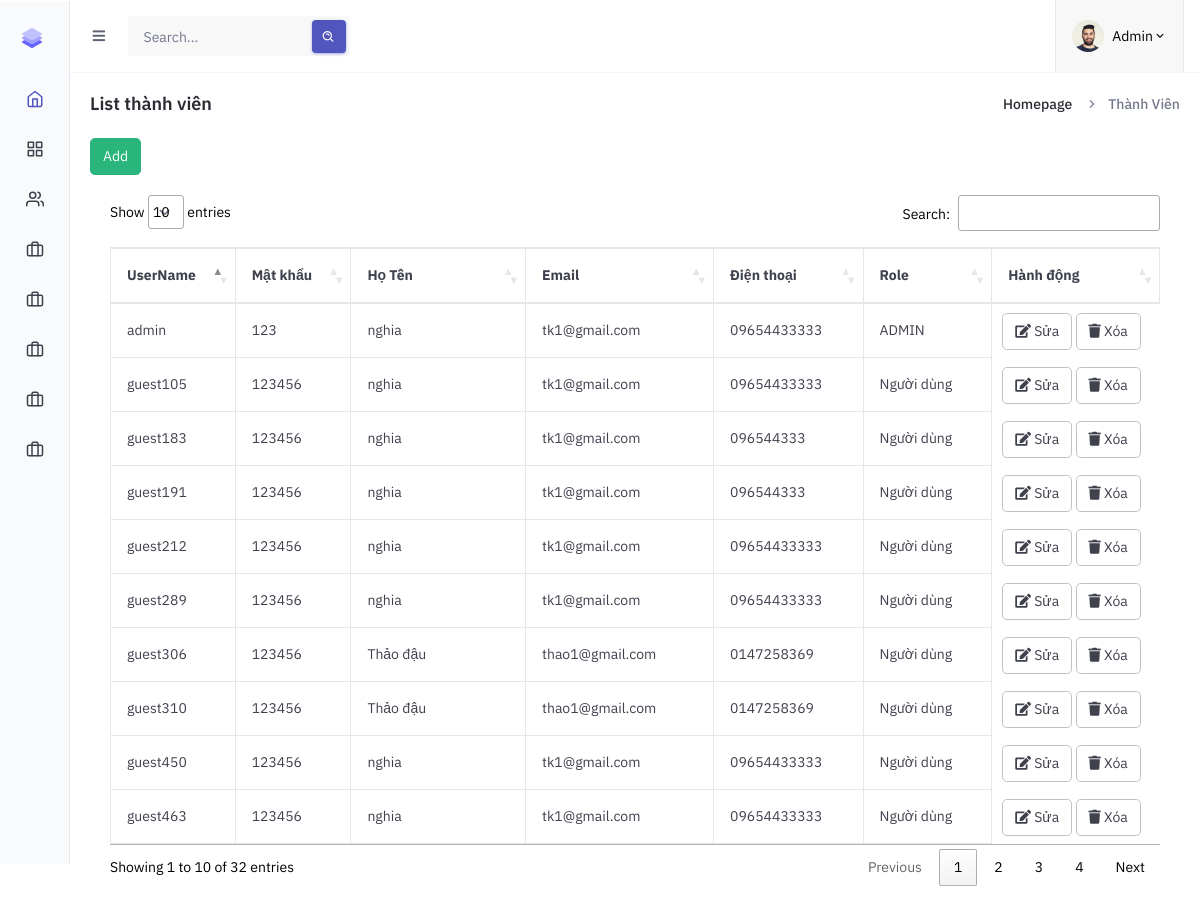
The page /admin/index.php?pg=userlist (signed in) on the database its author committed.
### tables this page shows
CREATE TABLE `user` (
  `id` int(11) NOT NULL,
  `username` varchar(50) NOT NULL,
  `password` varchar(50) NOT NULL,
  `hoten` varchar(50) DEFAULT NULL,
  `diachi` varchar(100) DEFAULT NULL,
  `email` varchar(50) NOT NULL,
  `dienthoai` varchar(20) DEFAULT NULL,
  `role` tinyint(1) NOT NULL DEFAULT 0
);

### dao/pdo.php (called while the page is built, shortened)
<?php
function pdo_get_connection(){
    $dburl = "mysql:host=localhost;dbname=duan12;charset=utf8";
    $username = 'root';
    $password = '';
    $conn = new PDO($dburl, $username, $password);
    $conn->setAttribute(PDO::ATTR_ERRMODE, PDO::ERRMODE_EXCEPTION);
    return $conn;
}
function pdo_query($sql){
    $sql_args = array_slice(func_get_args(), 1);
    try{
        $conn = pdo_get_connection();
        $stmt = $conn->prepare($sql);
        $stmt->execute($sql_args);
        $rows = $stmt->fetchAll();
        return $rows;
    }
    catch(PDOException $e){
        throw $e;
    }
    finally{
        unset($conn);
    }
}

### dao/user.php (called while the page is built, shortened)
<?php
require_once 'pdo.php';
function getall_user()
{
    $sql = "SELECT * FROM user";
    return pdo_query($sql);
}

### admin/view/user/userlist.php (the view, shortened to what this page needs)
<div class="main-content ">
        <div class="page-content dark:bg-zinc-700">
            <div class="container-fluid px-[0.625rem]">
                <div class="grid grid-cols-1 mb-5">
                    <div class="flex items-center justify-between">
                        <h4 class="mb-sm-0 text-lg font-semibold grow text-gray-800 dark:text-gray-100">List thành viên </h4>
                        <nav class="flex" aria-label="Breadcrumb">
                            <ol class="inline-flex items-center space-x-1 md:space-x-3">
                                <li class="inline-flex items-center">
                                    <a href="#" class="inline-flex items-center text-sm font-medium text-gray-800 hover:text-gray-900 dark:text-zinc-100 dark:hover:text-white">
                                        Homepage
                                    </a>
                                </li>
                                <li>
                                    <div class="flex items-center">
                                        <svg class="w-4 h-4 text-gray-400" fill="currentColor" viewBox="0 0 20 20" xmlns="http://www.w3.org/2000/svg">
                                            <path fill-rule="evenodd" d="M7.293 14.707a1 1 0 010-1.414L10.586 10 7.293 6.707a1 1 0 011.414-1.414l4 4a1 1 0 010 1.414l-4 4a1 1 0 01-1.414 0z" clip-rule="evenodd"></path>
                                        </svg>
                                        <a href="#" class="ml-1 text-sm font-medium text-gray-500 hover:text-gray-900 md:ml-2 dark:text-gray-100 dark:hover:text-white">Thành Viên</a>
                                    </div>
                                </li>
                            </ol>
                        </nav>
                    </div>
                </div>
                <div class=" dark:bg-zinc-800 dark:border-zinc-600">
                           <a href="index.php?pg=adduser"><button type="button" class=" btn text-white bg-green-500 border-green-500 hover:bg-green-600 hover:border-green-600 focus:bg-green-600 focus:border-green-600 focus:ring focus:ring-green-500/30 active:bg-green-600 active:border-green-600">Add</button></a>
                            <div class="card-body relative overflow-x-auto">
                                <table id="example" class="table w-full pt-4 text-gray-700 dark:text-zinc-100">
                                    <thead>
                                        <tr>
                                            <th class="p-4 pr-8 border border-y-2 border-gray-50 dark:border-zinc-600">UserName</th>
                                            <th class="p-4 pr-8 border border-y-2 border-gray-50 dark:border-zinc-600 border-l-0">Mật khẩu</th>
                                            <th class="p-4 pr-8 border border-y-2 border-gray-50 dark:border-zinc-600 border-l-0">Họ Tên</th>
                                            <th class="p-4 pr-8 border border-y-2 border-gray-50 dark:border-zinc-600 border-l-0">Email</th>
                                            <th class="p-4 pr-8 border border-y-2 border-gray-50 dark:border-zinc-600 border-l-0">Điện thoại</th>
                                            <th class="p-4 pr-8 border border-y-2 border-gray-50 dark:border-zinc-600 border-l-0">Role</th>
                                            <th class="p-4 pr-8 border border-y-2 border-gray-50 dark:border-zinc-600 border-l-0">Hành động</th>
                                        </tr>
                                    </thead>
                                    <tbody>
                    <?php
                    foreach ($userlist as $user) {
                        extract($user);
                    ?>
                        <tr>
                            <td class="p-4 pr-8 border border-t-0 border-gray-50 dark:border-zinc-600"><?php echo $username?></td>
                            <td class="p-4 pr-8 border border-t-0 border-l-0 border-gray-50 dark:border-zinc-600"><?php echo $password?></td>
                            <td class="p-4 pr-8 border border-t-0 border-l-0 border-gray-50 dark:border-zinc-600"><?php echo $hoten?></td>
                            <td class="p-4 pr-8 border border-t-0 border-l-0 border-gray-50 dark:border-zinc-600"><?php echo $email?></td>
                            <td class="p-4 pr-8 border border-t-0 border-l-0 border-gray-50 dark:border-zinc-600"><?php echo $dienthoai?></td>
                            <td class="p-4 pr-8 border border-t-0 border-l-0 border-gray-50 dark:border-zinc-600"><?php echo $role=="0" ? "Người dùng" :"ADMIN"?></td>
                            <td>
                                <a href="index.php?pg=suatk&id=<?php echo $id?>" class="btn btn-warning"><i class="fa-solid fa-pen-to-square"></i> Sửa</a>
                                <a href="index.php?pg=delete_user&id=<?php echo $id?>" class="btn btn-danger"><i class="fa-solid fa-trash"></i> Xóa</a>
                            </td>
                        </tr>
                        <?php
                    }
                    ?>
                    </tbody>
                                </table>
                            </div>
                        </div>
            </div>
        </div>

### rows shown on the page
user: username "admin", password "123", hoten "nghia", email "tk1@gmail.com", dienthoai "09654433333", role "ADMIN"
user: username "guest105", password "123456", hoten "nghia", email "tk1@gmail.com", dienthoai "09654433333", role "Người dùng"
user: username "guest191", password "123456", hoten "nghia", email "tk1@gmail.com", dienthoai "096544333", role "Người dùng"
user: username "guest183", password "123456", hoten "nghia", email "tk1@gmail.com", dienthoai "096544333", role "Người dùng"
user: username "guest289", password "123456", hoten "nghia", email "tk1@gmail.com", dienthoai "09654433333", role "Người dùng"
user: username "guest463", password "123456", hoten "nghia", email "tk1@gmail.com", dienthoai "09654433333", role "Người dùng"
user: username "guest450", password "123456", hoten "nghia", email "tk1@gmail.com", dienthoai "09654433333", role "Người dùng"
user: username "guest212", password "123456", hoten "nghia", email "tk1@gmail.com", dienthoai "09654433333", role "Người dùng"
user: username "guest310", password "123456", hoten "Thảo đậu", email "thao1@gmail.com", dienthoai "0147258369", role "Người dùng"
user: username "guest306", password "123456", hoten "Thảo đậu", email "thao1@gmail.com", dienthoai "0147258369", role "Người dùng"
